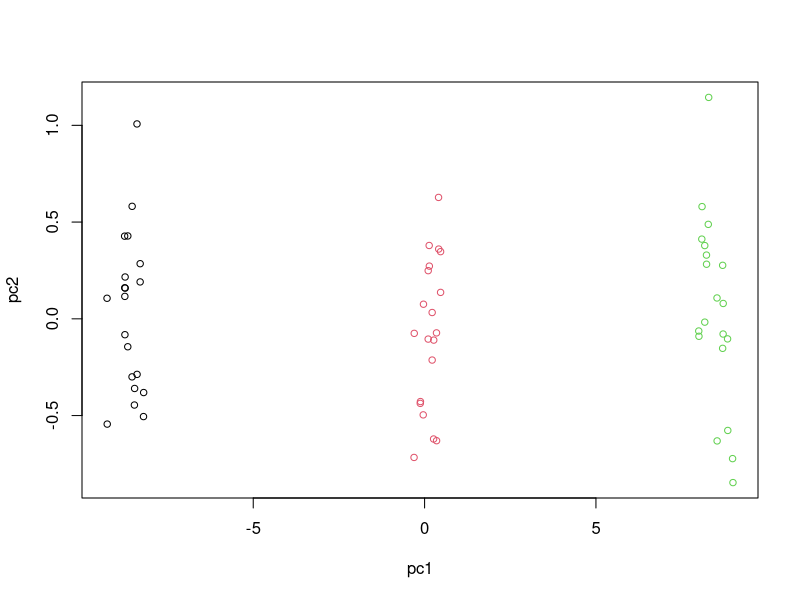
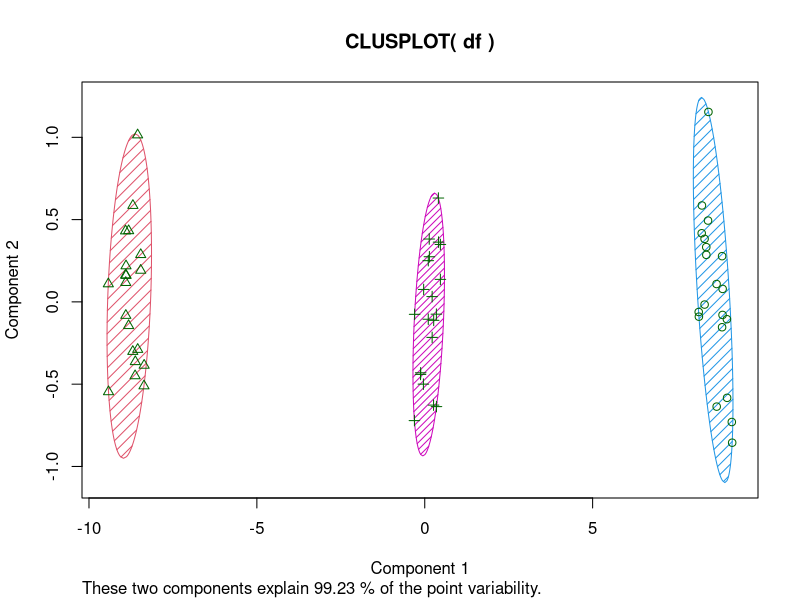
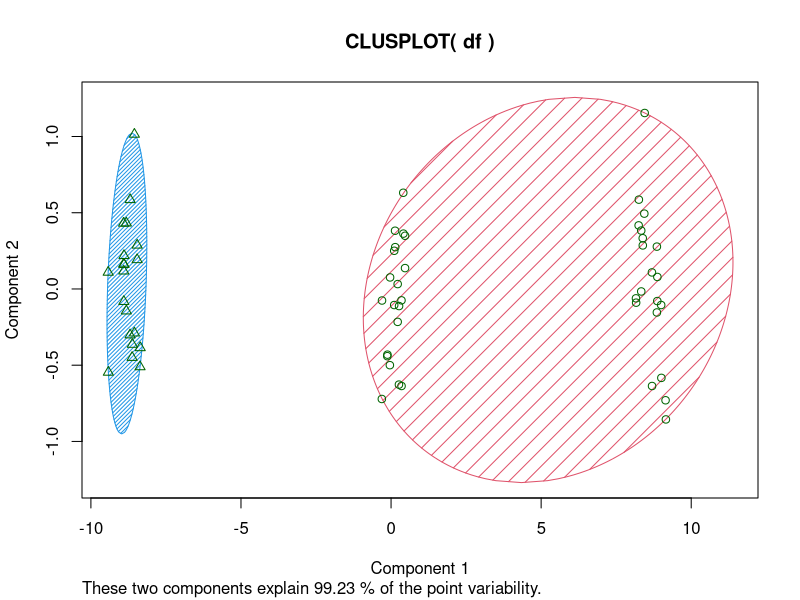
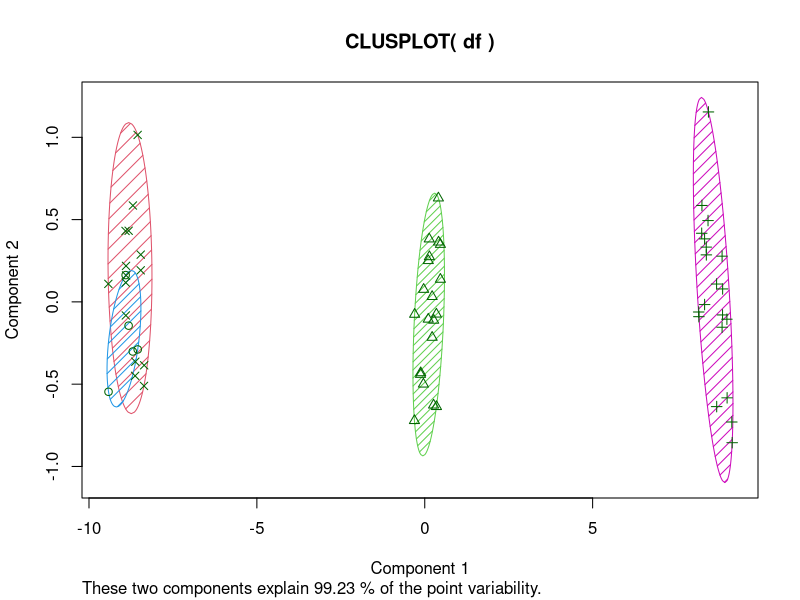
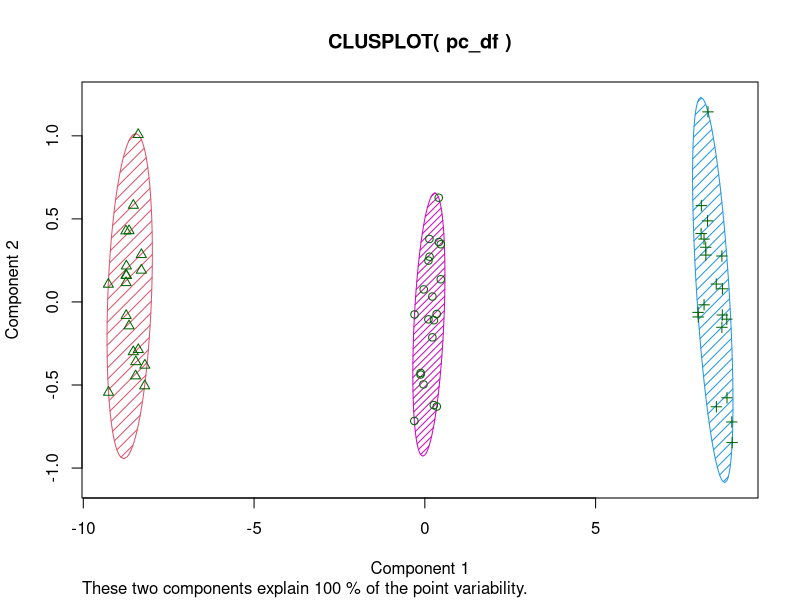
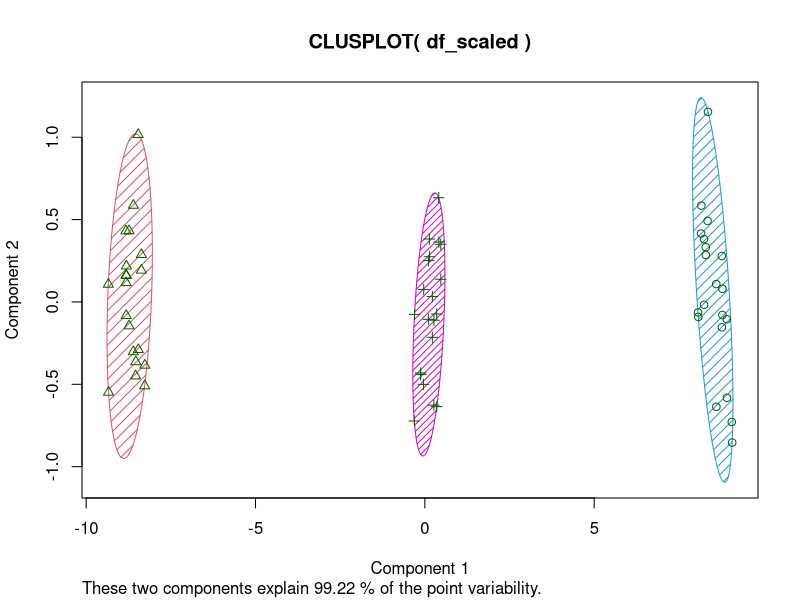

Here is the R script that generated these plots, in order:
#IDS 575- Assignment 3
#Problem 4
#Jigyasa Sachdeva
#UIN - 664791188

library(fpc)
#Creating a 60 x 50 matrix: 
#50 features; 20 observations for each category
#Mean shift exists for each category, keeping the sd same for simplicity
set.seed(123)
df <- as.data.frame((matrix(nrow = 60, ncol = 50)))
df[1:20, ] <- rnorm(df[1:20,], mean = 100, sd = 10)
df[21:40, ] <- rnorm(df[21:40,], mean = 200, sd = 10)
df[41:60, ] <- rnorm(df[41:60,], mean = 300, sd = 10)
df$label <- 1
df$label[21:40] <- 2  
df$label[41:60] <- 3 

#-----------------------------------------------------------------------------------------
#(a)

options(scipen =99)
#Removing target variable for performing PCA:
df1 <- df[,-51]
df.pca <- prcomp(df1, center =TRUE, scale = TRUE)
summary(df.pca)

#Installing packages and loading libararies for plotting PCA
str(df.pca)
#x is the new axes
#First principle axis 
pc1 <- df.pca$x[,1]
#Second principle axis
pc2 <- df.pca$x[,2]
#Plotting the 2 axis ans colour coding points by labels
plot(pc1, pc2, col= df$label, cex =0.85)


#-------------------------------------------------------------------------------------
#(b)
km_3 <- kmeans(df1, centers = 3, nstart = 100)
table(km_3$cluster)
table(df$label)
#Same
km_3$cluster
df$label
library(cluster)
clusplot(df, km_3$cluster, color = T, lines = 0, shade = T)

#-------------------------------------------------------------------------------------
#(c)
#2 clusters
km_2 <- kmeans(df1, centers = 2)
table(km_2$cluster)
table(df$label)
km_2$cluster
df$label
clusplot(df, km_2$cluster, color = T, lines = 0, shade = T)

#4 clusters
km_4 <- kmeans(df1, centers = 4)
table(km_4$cluster)
table(df$label)
km_4$cluster
df$label
clusplot(df, km_4$cluster, color = T, lines = 0, shade = T)

#----------------------------------------------------------------------------------------
#(d)
set.seed(123)
pc_df <- as.data.frame(cbind(pc1, pc2))
km_pc <- kmeans(pc_df, centers =3)
table(km_pc$cluster)

km_pc <- kmeans(pc_df, centers =3, nstart = 100)
table(km_pc$cluster)
clusplot(pc_df, km_pc$cluster, color = T, lines = 0, shade = T)


#--------------------------------------------------------------------------
#(e)
df_scaled <- as.data.frame(scale(df1, center = TRUE, scale =TRUE))
km_scaled <- kmeans(df_scaled, centers = 3)
table(km_scaled$cluster)
clusplot(df_scaled, km_scaled$cluster, color = T, lines = 0, shade = T)
